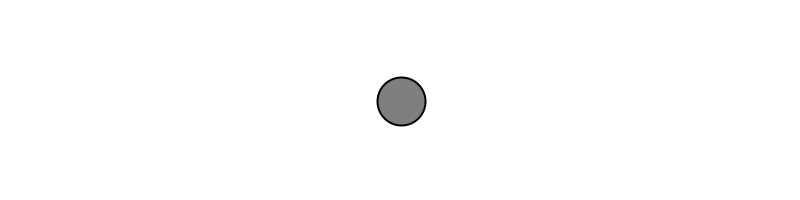
Frame 1 (no input)
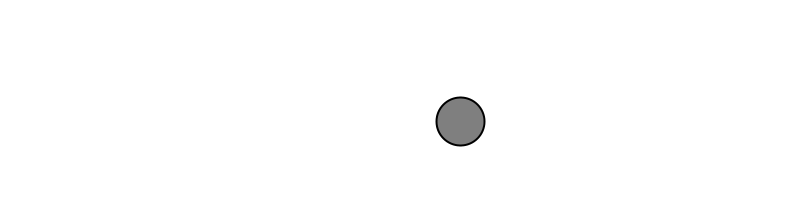
Frame 60 (the mouse pressed at the canvas centre just before this capture)
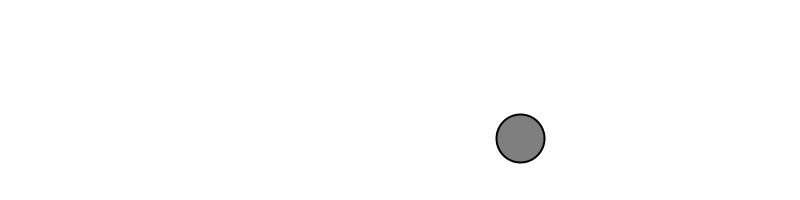
Frame 120 (the mouse held since frame 60 and released just before this capture)

The Processing sketch that drew these frames (run headless with seeded random() and noise(); from frame 60 on, the mouse is pressed at the canvas centre):

// Processing sketch: FirstGravitySketch
// ── FirstGravitySketch.pde
Mover mover;
void settings() {
size(800, 200);
}
void setup() {
mover = new Mover();
}
void draw() {
background(255);
mover.update();
mover.checkEdges();
mover.display();
}
// ── mover.pde
class Mover {
PVector location;
PVector velocity;
PVector gravity = new PVector(0, 0.1);
float reboundCoeff = 0.8f;
Mover() {
location = new PVector(width/2f, height/2f);
velocity = new PVector(1f, 1f);
}
void update() {
location.add(velocity);
velocity.add(gravity);
}
void display() {
stroke(0);
strokeWeight(2);
fill(127);
ellipse(location.x, location.y, 48, 48);
}
void checkEdges() {
if (location.x + 24 > width) {
velocity.x = velocity.x * -1 * reboundCoeff;
location.x = width - 24;
}
else if (location.x - 24 < 0) {
velocity.x = velocity.x * -1* reboundCoeff;
location.x = 24;
}
if (location.y + 24 > height) {
velocity.y = velocity.y * -1 * reboundCoeff;
location.y = height - 24;
}
else if (location.y - 24 < 0) {
velocity.y = velocity.y * -1 * reboundCoeff;
location.y = 24;
}
}
}
